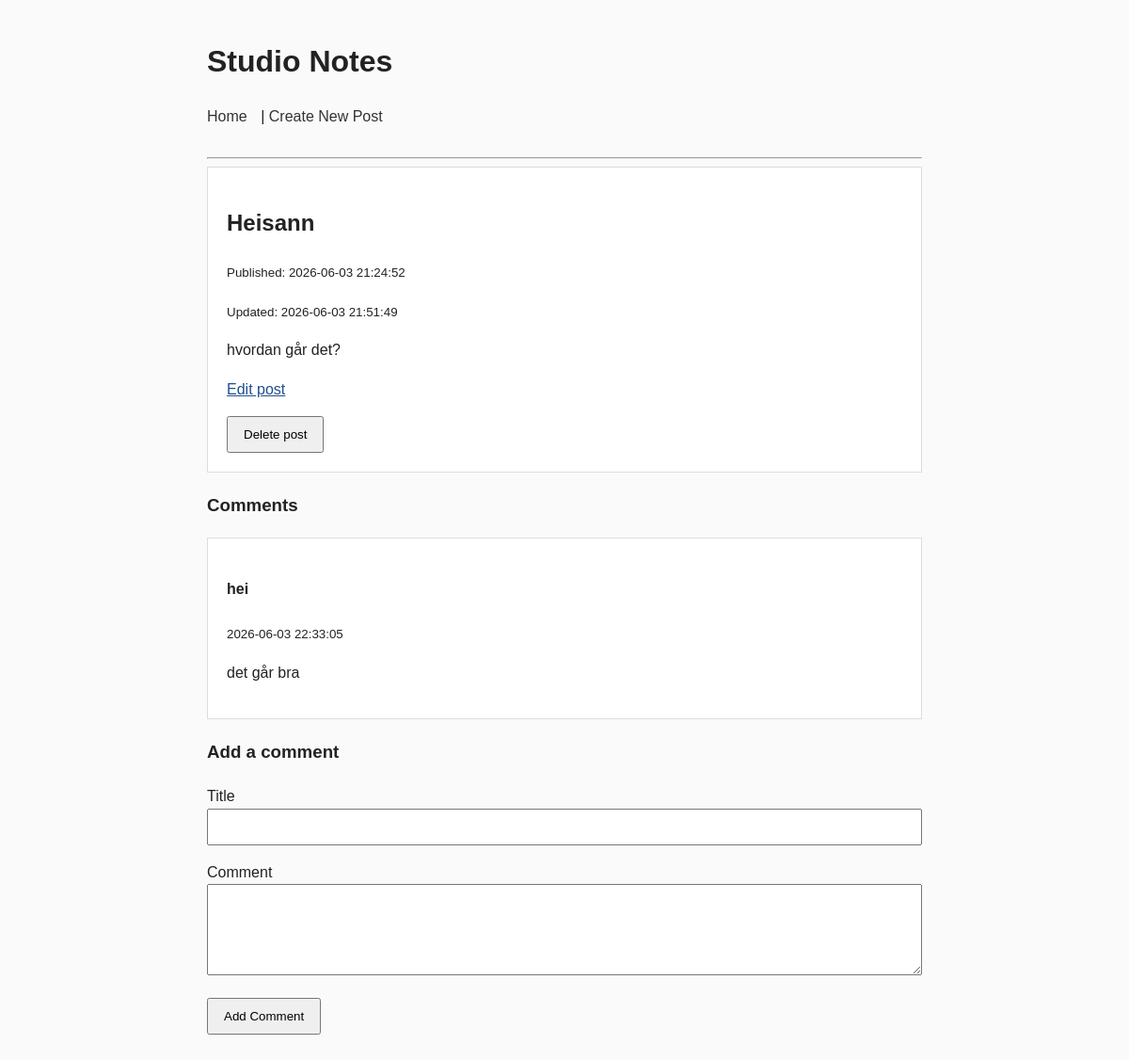
/posts/3, run on an earlier commit of the app's database.
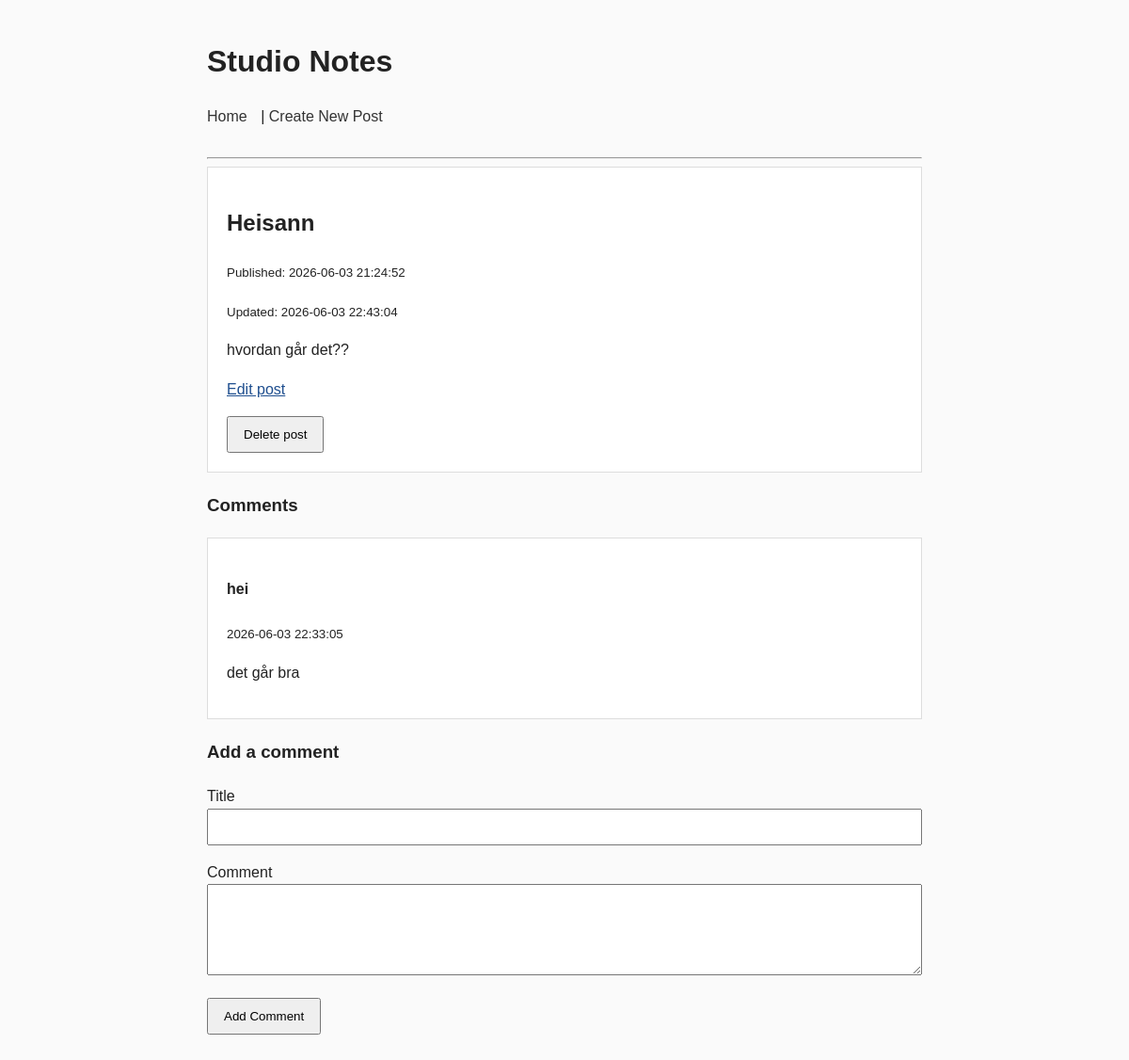
And on a later commit of the database.
### tables this page shows
CREATE TABLE posts (
    id INTEGER PRIMARY KEY AUTOINCREMENT,
    title TEXT NOT NULL,
    body TEXT NOT NULL,
    created_at TEXT NOT NULL DEFAULT CURRENT_TIMESTAMP,
    updated_at TEXT
);

CREATE TABLE comments (
    id INTEGER PRIMARY KEY AUTOINCREMENT,
    post_id INTEGER NOT NULL,
    title TEXT NOT NULL,
    body TEXT NOT NULL,
    created_at TEXT NOT NULL DEFAULT CURRENT_TIMESTAMP,
    FOREIGN KEY (post_id) REFERENCES posts (id)
);

### app.py (the view)
@app.route("/posts/<int:post_id>")
def show_post(post_id):
    post = database.get_post(post_id)
    comments = database.get_comments_for_post(post_id)
    return render_template("post.html", post=post, comments=comments)

### database.py (called while the page is built)
def get_db_connection():
    connection = sqlite3.connect(DATABASE)
    connection.row_factory = sqlite3.Row
    return connection

def get_post(post_id):
    connection = get_db_connection()
    post = connection.execute(
        "SELECT * FROM posts WHERE id = ?",
        (post_id,)
    ).fetchone()
    connection.close()
    return post

def get_comments_for_post(post_id):
    connection = get_db_connection()
    comments = connection.execute(
        "SELECT * FROM comments WHERE post_id = ? ORDER BY created_at DESC",
        (post_id,)
    ).fetchall()
    connection.close()
    return comments

### templates/post.html
{% extends "layout.html" %}
{% block content %}
{% if post %}
    <article>
        <h2>{{ post.title }}</h2>
        <p><small>Published: {{ post.created_at }}</small></p>
        {% if post.updated_at %}
            <p><small>Updated: {{ post.updated_at }}</small></p>
        {% endif %}
        <p>{{ post.body }}</p>
        <p>
            <a href="/posts/{{ post.id }}/edit">Edit post</a>
        </p>
        <form action="/posts/{{ post.id }}/delete" method="POST">
            <button type="submit">Delete post</button>
        </form>
    </article>
    <section>
        <h3>Comments</h3>
        {% if comments %}
            {% for comment in comments %}
                <article>
                    <h4>{{ comment.title }}</h4>
                    <p><small>{{ comment.created_at }}</small></p>
                    <p>{{ comment.body }}</p>
                </article>
            {% endfor %}
        {% else %}
            <p>No comments yet.</p>
        {% endif %}
    </section>
    <section>
        <h3>Add a comment</h3>
        <form action="/posts/{{ post.id }}/comments" method="POST">
            <p>
                <label for="title">Title</label><br>
                <input type="text" id="title" name="title">
            </p>
            <p>
                <label for="body">Comment</label><br>
                <textarea id="body" name="body" rows="5"></textarea>
            </p>
            <button type="submit">Add Comment</button>
        </form>
    </section>
{% else %}
    <p>Post not found.</p>
{% endif %}
{% endblock %}

### templates/layout.html (shortened to what this page needs)
<!DOCTYPE html>
<html>
<head>
    <link rel="stylesheet" href="{{ url_for('static', filename='style.css') }}">
</head>
<body>
    <header>
        <h1>Studio Notes</h1>
    </header>
   <nav>
    <a href="/">Home</a>
    |
    <a href="/posts/new">Create New Post</a>
</nav>
    <hr>
    {% block content %}
    {% endblock %}
</body>
</html>

### static/style.css (style rules this page uses)
body { font-family: Arial, sans-serif; max-width: 760px; margin: 40px auto; padding: 0 20px; line-height: 1.6; background-color: #fafafa; color: #222; }
header { margin-bottom: 20px; }
header h1 { margin-bottom: 5px; }
nav { margin-bottom: 30px; }
nav a { text-decoration: none; color: #333; margin-right: 10px; }
article { background: white; padding: 20px; margin-bottom: 20px; border: 1px solid #ddd; }
input, textarea { width: 100%; padding: 10px; box-sizing: border-box; }
button { padding: 10px 16px; cursor: pointer; }
a { color: #1f4f8f; }

What changed in the data, as far as the page shows it:
changed posts "Heisann": updated_at "2026-06-03 21:51:49" → "2026-06-03 22:43:04"; body "hvordan går det?" → "hvordan går det??"
